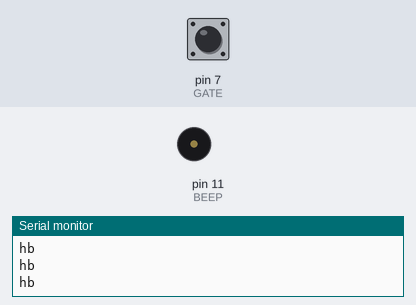
The sketch below on a simulated Arduino Uno, built with avr-gcc and run on an emulated ATmega328P. Parts: buzzer (waves = sounding, pin HIGH), the last lines printed to the serial monitor. The inputs (shaded band) are chosen by the test bench; at power-on: pin 7 (GATE) HIGH.

Above: at 1.2 s.
1.3 s: pin 7 (GATE) pulled LOW for 0.15 s
At 1.6 s:
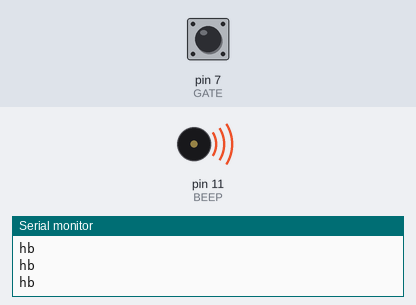
Timing chart, 0 to 4.3 s (numbered marks = the images above; inputs shaded):
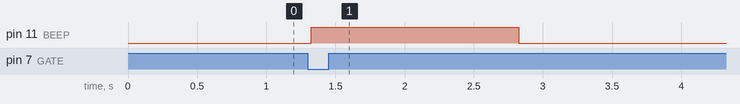

The sketch:

reference.ino
```cpp
#define GATE 7
#define BEEP 11
unsigned long until=0, lastHb=0;
int stable=HIGH,last=HIGH; unsigned long ch=0;
void setup(){pinMode(GATE,INPUT_PULLUP);pinMode(BEEP,OUTPUT);Serial.begin(9600);}
void loop(){
  int now=digitalRead(GATE);
  if(now!=last){ch=millis();last=now;}
  if(millis()-ch>=25 && now!=stable){
    stable=now;
    if(stable==LOW && until==0){digitalWrite(BEEP,HIGH); until=millis()+1500;}
  }
  if(until && millis()>=until){digitalWrite(BEEP,LOW); until=0;}
  if(millis()-lastHb>=200){ lastHb=millis(); Serial.println("hb"); }
}
```

Measured:
- after the input at 1.3 s, pin 11 (BEEP): LOW → HIGH at once, → LOW 1.5 s later
